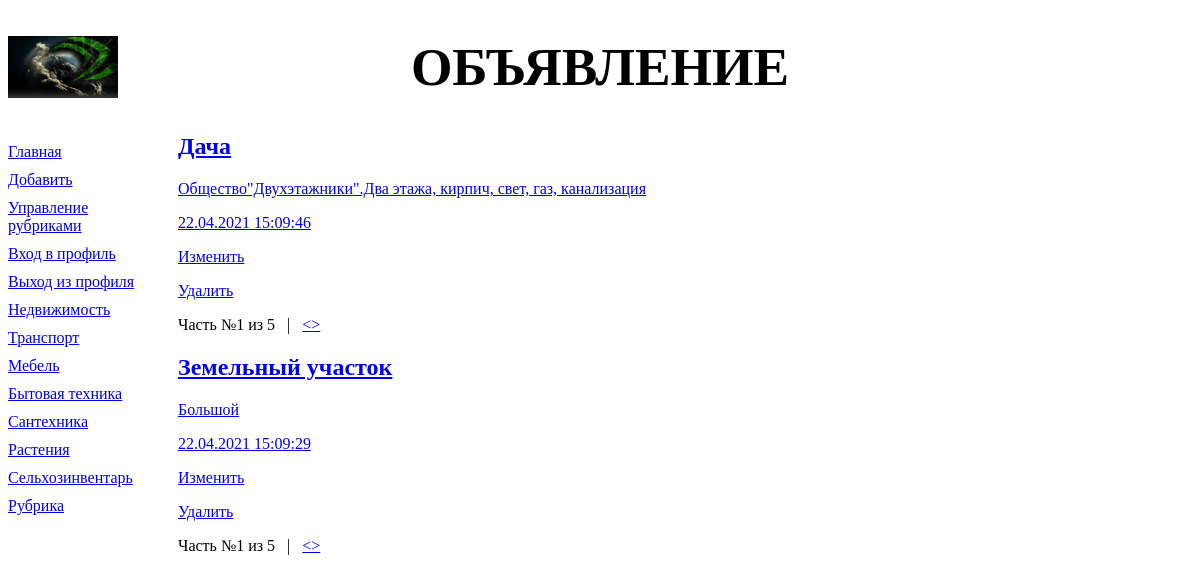
The app's page /bboard/, older data.
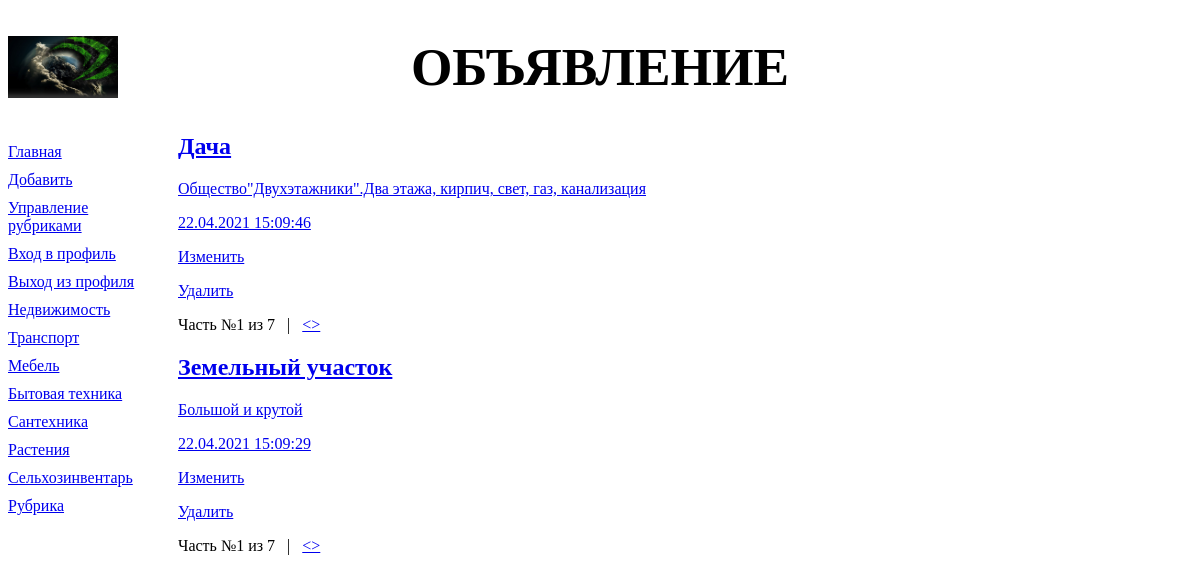
The same page, newer data.
### bboard/models.py (models this page shows)
class Bb(models.Model):
    title = models.CharField(max_length=50, verbose_name='Товар')
    content = models.TextField(null=True, blank=True, verbose_name='Описание')
    price = models.FloatField(null=True, blank=True, verbose_name='Цена')
    published = models.DateTimeField(auto_now_add=True, db_index=True, verbose_name='Опубликованно')
    rubric = models.ForeignKey('Rubric', null=True, on_delete=models.PROTECT, verbose_name='Рубрика')
    objects = models.Manager()
    revers = BbManager()
    def title_and_price(self):
        if self.price:
            return '%s (%.2f)' % (self.title, self.price)
        else:
            return self.title
    title_and_price.short_description = 'Название и цена'
    class Meta:
        verbose_name_plural = 'Объявления'
        verbose_name = 'Объявление'
        ordering = ['-published']

### bboard/views.py (the view)
def index(request):
        bbs = Bb.objects.order_by()
        rubrics = Rubric.objects.all()
        paginator = Paginator(bbs, 2)
        if 'page' in request.GET:
            page_num = request.GET['page']
        else:
            page_num = 1
        page = paginator.get_page(page_num)
        context = {'bbs': page.object_list, 'rubrics' : rubrics, 'page': page}
        return render(request, 'bboard/index.html', context)

### bboard/models.py (called while the page is built)
    def get_queryset(self):
        return RubricQuerySet(self.model, using=self._db)

### bboard/templates/bboard/index.html (shortened to what this page needs)
{% extends "layout/basic.html" %}
{% block content %}
{% for bb in bbs|dictsort:'title' %}
<div class="b">
	<h2><a href="{% url 'detail' pk=bb.pk %}">{{ bb.title }} </h2>
	<p> {{ bb.content }} </p>
	<p>{{ bb.published|date:"d.m.Y H:i:s" }}</p>
	<p><a href="{% url 'bb_form' pk=bb.pk %}">Изменить</a></p>
	<p><a href="{% url 'bb_confirm_delete' pk=bb.pk %}">Удалить</a></p>
</div>
<div>
	Часть №{{ page.number }} из {{ page.paginator.num_pages }}
	{% if page.has_next %}
	&nbsp;&nbsp;|&nbsp;&nbsp;
	<a href="?page={{ page.next_page_number }}">&lt;></a>
	{% endif %}
</div>
{% endfor %}
{% endblock %}

Row changes from the older to the newer data that the page shows:
computed for Bb "Дача": paginator.num_pages "5" → "7"
changed Bb "Земельный участок": content "Большой" → "Большой и крутой"; paginator.num_pages "5" → "7"
